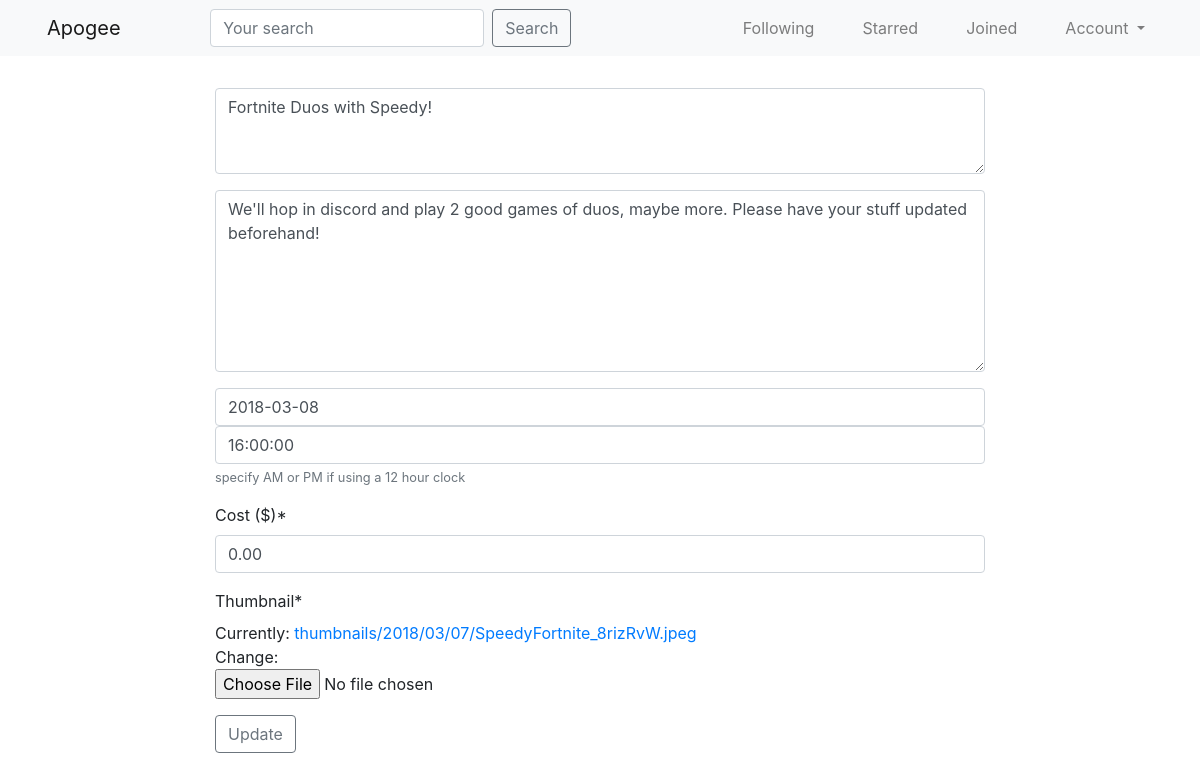
Page /events/71/update/ (signed in) on the committed database.
### parties/models.py (models this page shows, shortened)
class Party(models.Model):
	user 			= models.ForeignKey(
						settings.AUTH_USER_MODEL,
						on_delete=models.CASCADE
					)
	title 			= models.CharField(
						max_length=140,
						validators=[validate_title]
					)
	description 	= models.CharField(max_length=280)
	time_created	= models.DateTimeField(auto_now_add=True)
	updated 		= models.DateTimeField(auto_now=True)
	party_time		= models.DateTimeField()
	starred 		= models.ManyToManyField(
						settings.AUTH_USER_MODEL,
						blank=True,
						related_name='starred_by'
					)
	joined 			= models.ManyToManyField(
						settings.AUTH_USER_MODEL,
						blank=True,
						related_name='joined_by'
					)
	winners  		= models.ManyToManyField(
						settings.AUTH_USER_MODEL,
						blank=True,
						related_name='won_by'
					)
	thumbnail 		= models.ImageField(upload_to='thumbnails/%Y/%m/%d/')
	task_id			= models.CharField(max_length=50, blank=True, editable=False)
	cost 			= models.DecimalField(max_digits=7, decimal_places=2, default=0)
	objects = PartyManager()
	class Meta:
		ordering = ['-time_created']

### parties/views.py (the view)
# urls.py: path('<int:pk>/update/', PartyUpdateView.as_view(), name='update'), # /1/update
class PartyUpdateView(UserOwnerMixin, LoginRequiredMixin, UpdateView):
	queryset = Party.objects.all()
	form_class = PartyModelForm
	template_name = 'parties/update_view.html'

### accounts/models.py (called while the page is built)
	def get_absolute_url(self):
		return reverse_lazy('profiles:detail', kwargs={'username': self.user.username})

	def get_edit_url(self):
		return reverse_lazy('profiles:edit', kwargs={'username': self.user.username})

### parties/templates/parties/update_view.html (shortened to what this page needs)
{% extends 'base.html' %}
{% block content %}
<div class='row'>
	<div class='col-sm-8 offset-sm-2 mt-3'>
		{% include "parties/form.html" with form_id='party-form' form=form btn_title="Update" %}
	</div>
</div>
{% endblock content %}

### parties/templates/parties/form.html (shortened to what this page needs)
{% load crispy_forms_tags %}
<form {% if form_id %} id='{{ form_id }}' {% endif %} class='form mt-3' method='POST' action='' enctype="multipart/form-data">
    {{ form|crispy }}
    <input class='btn btn-outline-secondary' type="submit" value="{{ btn_title }}" />
</form>

### rows in the picture
Party: title "Fortnite Duos with Speedy!", description "We'll hop in discord and play 2 good games of duos, maybe more. Please have your stuff updated beforehand!", cost "0.00"
